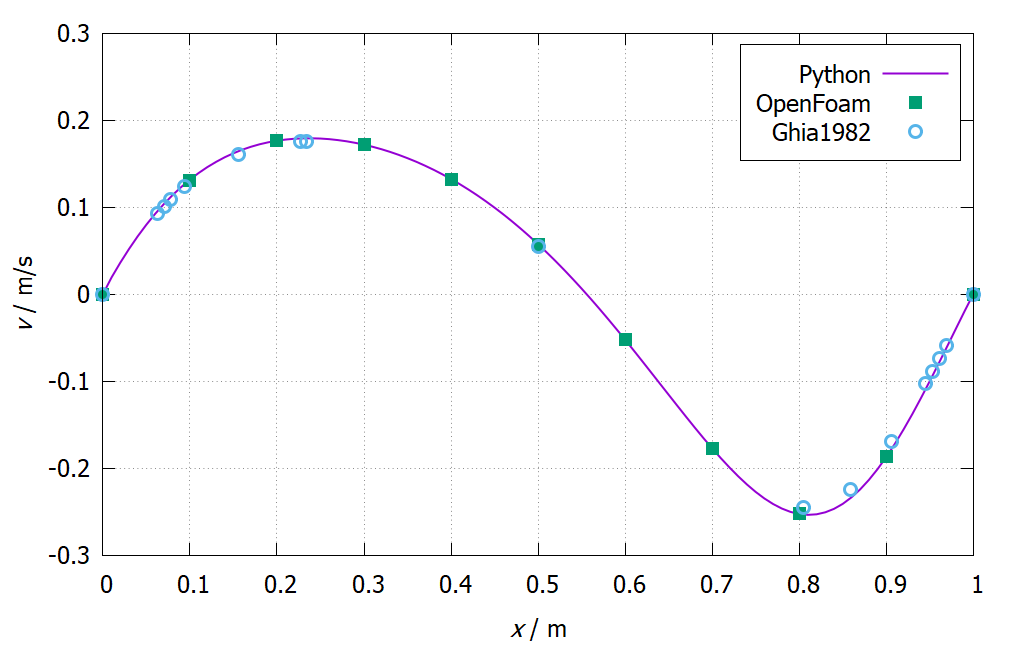

Write the gnuplot code that produced this figure.
#!/gnuplot
#
#    
#    	G N U P L O T
#    	Version 5.2 patchlevel 7    last modified 2019-05-29 
#    
#    	Copyright (C) 1986-1993, 1998, 2004, 2007-2018
#    	Thomas Williams, Colin Kelley and many others
#    
#    	gnuplot home:     http://www.gnuplot.info
#    	faq, bugs, etc:   type "help FAQ"
#    	immediate help:   type "help"  (plot window: hit 'h')
# set terminal wxt 0 size 1024, 1024 enhanced font "Helvetica,18"
# set output
unset clip points
set clip one
unset clip two
set errorbars front 1.000000 
set border 31 front lt black linewidth 1.000 dashtype solid
set zdata 
set ydata 
set xdata 
set y2data 
set x2data 
set boxwidth
set style fill  empty border
set style rectangle back fc  bgnd fillstyle   solid 1.00 border lt -1
set style circle radius graph 0.02 
set style ellipse size graph 0.05, 0.03 angle 0 units xy
set dummy x, y
set format x "% h" 
set format y "% h" 
set format x2 "% h" 
set format y2 "% h" 
set format z "% h" 
set format cb "% h" 
set format r "% h" 
set ttics format "% h"
set timefmt "%d/%m/%y,%H:%M"
set angles radians
set tics back
set grid nopolar
set grid xtics nomxtics ytics nomytics noztics nomztics nortics nomrtics \
 nox2tics nomx2tics noy2tics nomy2tics nocbtics nomcbtics
set grid layerdefault   lt 0 linecolor 0 linewidth 0.500 dashtype solid,  lt 0 linecolor 0 linewidth 0.500 dashtype solid
unset raxis
set theta counterclockwise right
set style parallel front  lt black linewidth 2.000 dashtype solid
set key title "" center
set key fixed right top vertical Right noreverse enhanced autotitle box lt black linewidth 1.000 dashtype solid
set key noinvert samplen 4 spacing 1 width 2 height 1 
set key maxcolumns 0 maxrows 0
set key noopaque
unset label
unset arrow
set style increment default
unset style line
unset style arrow
set style histogram clustered gap 2 title textcolor lt -1
unset object
set style textbox transparent margins  1.0,  1.0 border  lt -1 linewidth  1.0
set offsets 0, 0, 0, 0
set pointsize 1
set pointintervalbox 1
set encoding cp1252
unset polar
unset parametric
unset decimalsign
unset micro
unset minussign
set view 60, 30, 1, 1
set view azimuth 0
set rgbmax 255
set samples 101, 101
set isosamples 10, 10
set surface 
unset contour
set cntrlabel  format '%8.3g' font '' start 5 interval 20
set mapping cartesian
set datafile separator whitespace
unset hidden3d
set cntrparam order 4
set cntrparam linear
set cntrparam levels auto 5 unsorted
set cntrparam firstlinetype 0
set cntrparam points 5
set size ratio -1 1,1
set origin 0,0
set style data linespoints
set style function lines
unset xzeroaxis
unset yzeroaxis
unset zzeroaxis
unset x2zeroaxis
unset y2zeroaxis
set xyplane relative 0.5
set tics scale  1, 0.5, 1, 1, 1
set mxtics default
set mytics default
set mztics default
set mx2tics default
set my2tics default
set mcbtics default
set mrtics default
set nomttics
set xtics border in scale 1,0.5 mirror norotate  autojustify
set xtics  norangelimit -0.200000,0.1,1.00000
set ytics border in scale 1,0.5 mirror norotate  autojustify
set ytics  norangelimit -0.300000,0.1,0.300000
set ztics border in scale 1,0.5 nomirror norotate  autojustify
set ztics  norangelimit autofreq 
unset x2tics
unset y2tics
set cbtics border in scale 1,0.5 mirror norotate  autojustify
set cbtics  norangelimit autofreq 
set rtics axis in scale 1,0.5 nomirror norotate  autojustify
set rtics  norangelimit autofreq 
unset ttics
set title "" 
set title  font "" textcolor lt -1 norotate
set timestamp bottom 
set timestamp "" 
set timestamp  font "" textcolor lt -1 left norotate
set trange [ * : * ] noreverse nowriteback
set urange [ * : * ] noreverse nowriteback
set vrange [ * : * ] noreverse nowriteback
set xlabel "{/Helvetica-Italic x} / m" 
set xlabel  font "" textcolor lt -1 norotate
set x2label "" 
set x2label  font "" textcolor lt -1 norotate
set xrange [ 0.00000 : 1.00000 ] noreverse writeback
set x2range [ * : * ] noreverse writeback
set ylabel "{/Helvetica-Italic v} / m/s" 
set ylabel  font "" textcolor lt -1 rotate
set y2label "" 
set y2label  font "" textcolor lt -1 rotate
set yrange [ -0.300000 : 0.300000 ] noreverse writeback
set y2range [ * : * ] noreverse writeback
set zlabel "" 
set zlabel  font "" textcolor lt -1 norotate
set zrange [ * : * ] noreverse writeback
set cblabel "" 
set cblabel  font "" textcolor lt -1 rotate
set cbrange [ * : * ] noreverse writeback
set rlabel "" 
set rlabel  font "" textcolor lt -1 norotate
set rrange [ * : * ] noreverse writeback
unset logscale
unset jitter
set zero 1e-08
set lmargin at screen 0.1
set bmargin  0.15
set rmargin at screen 0.95
set tmargin at screen 0.95
set locale "English_Germany.1252"
set pm3d explicit at s
set pm3d scansautomatic
set pm3d interpolate 1,1 flush begin noftriangles noborder corners2color mean
set pm3d nolighting
set palette positive nops_allcF maxcolors 0 gamma 1.5 color model RGB 
set palette rgbformulae 7, 5, 15
set colorbox default
set colorbox vertical origin screen 0.9, 0.2 size screen 0.05, 0.6 front  noinvert bdefault
set style boxplot candles range  1.50 outliers pt 7 separation 1 labels auto unsorted
set loadpath 
set fontpath 
set psdir
set fit brief errorvariables nocovariancevariables errorscaling prescale nowrap v5
GNUTERM = "wxt"
## Last datafile plotted: "ghia_Re100_v_x.xy"
plot "../out/liddrivencavity_Re100_v_x.xy" u 1:5 w lines title 'Python',"../../tools/OpenFOAM/cavity_Re100/postProcessing/singleGraph_x/20/line_U.xy" u 1:3 every 10 with points title 'OpenFoam', "ghia_Re100_v_x.xy" u 1:3 with points title 'Ghia1982'
#    EOF
